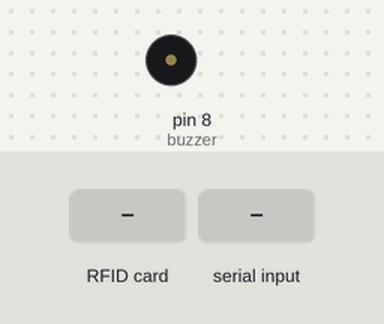
Recording of a sketch running on a simulated Arduino Uno, built with avr-gcc and run on an emulated ATmega328P. Shown: buzzer (waves = sounding, pin HIGH). The inputs (shaded band) are chosen by the test bench. The modem accepts every AT command (registered, SIM ready, sends succeed) and sends nothing else; pins used as bus, display or sensor lines are not drawn; what the sketch prints to the serial monitor is not drawn.

Above: at 1.2 s.
1.3 s: RFID card 5E 7A 19 C4 held to the reader
At 3.51 s:
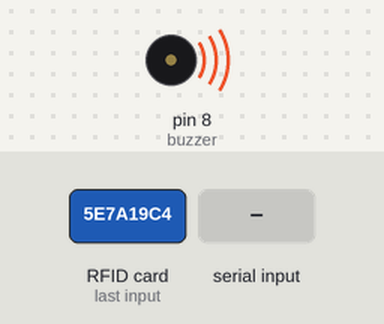
4.3 s: "1" received over the second serial link
Timing chart, 0 to 7.3 s (numbered marks = the images above; inputs shaded):
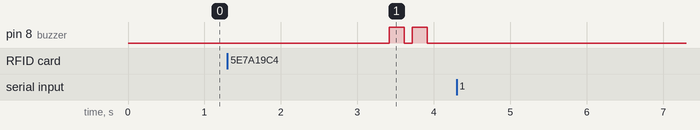

Measured:
- after the input at 1.3 s, pin 8 (buzzer): alternates HIGH for 0.20 s and LOW for 0.10 s, starting after 2.1 s
- after the input at 4.3 s, every drawn part: stays the same

The sketch:

RFID_sim800.ino
```cpp
#include <SoftwareSerial.h>
#include <string.h>
SoftwareSerial GPRS(7, 6); //7 = TX, 6 = RX
char buffer[64]; //port
String Phone;
String DogName;
String Name;
String Dai, Tien;
int count=0;

int val;
int led = 13;
byte buzzer=8;
////
#include <SPI.h>
#include <MFRC522.h>

#define RST_PIN         9           // Configurable, see typical pin layout above
#define SS_PIN          10          // Configurable, see typical pin layout above
MFRC522 mfrc522(SS_PIN, RST_PIN);
void setup() {
  GPRS.begin(9600); // the GPRS baud rate
  Serial.begin(9600); // the Serial port of Arduino baud rate.
  //Guitinnhan();
  /////////////////////////////
    pinMode(led, OUTPUT);
    pinMode(buzzer, OUTPUT);

    SPI.begin();                                                  // Init SPI bus
    mfrc522.PCD_Init();
    digitalWrite(buzzer, LOW);// Init MFRC522 card
  //Serial.println(F("Read personal data on a MIFARE PICC:"));
}

void loop() {
  if (GPRS.available()) {
    // if date is coming from softwareserial port ==> data is coming from GPRS shield
    while(GPRS.available()) {
      // reading data into char array
      buffer[count++]=GPRS.read();
      // writing data into array
      if(count == 64)
        break;
    }
    Serial.write(buffer,count);
    // if no data transmission ends, write buffer to hardware serial port
    clearBufferArray();
    // call clearBufferArray function to clear the stored data from the array
    count = 0; // set counter of while loop to zero
  }
  if (Serial.available())
    // if data is available on hardwareserial port ==> data is coming from PC or notebook
    GPRS.write(Serial.read()); // write it to the GPRS shield

  MFRC522::MIFARE_Key keyA;
  keyA.keyByte[5]=0x27;
  keyA.keyByte[4]=0x01;
  keyA.keyByte[3]=0x96;
  keyA.keyByte[2]=0xFE;
  keyA.keyByte[1]=0xFA;
  keyA.keyByte[0]=0xEE;

  //some variables we need
  byte block;
  const byte len=18;
  MFRC522::StatusCode status;

  if ( ! mfrc522.PICC_IsNewCardPresent()) {
    return;
  }
  // Select one of the cards
  if ( ! mfrc522.PICC_ReadCardSerial()) {
    return;
  }
  char buffer1[18];
  //Read Phone
  block = 12;
  //------------------------------------------- GET FIRST NAME
  status = mfrc522.PCD_Authenticate(MFRC522::PICC_CMD_MF_AUTH_KEY_A, block, &keyA, &(mfrc522.uid)); //line 834 of MFRC522.cpp file
  if (status != MFRC522::STATUS_OK) {
    Serial.print(F("Authentication failed: "));
    Serial.println(mfrc522.GetStatusCodeName(status));
    return;
  }
  status = mfrc522.MIFARE_Read(block, buffer1, &len);
  if (status != MFRC522::STATUS_OK) {
    Serial.print(F("Reading failed: "));
    Serial.println(mfrc522.GetStatusCodeName(status));
    return;
  }
  //Xu ly Phone.
  if (buffer1[10] == ' ') {
    //Serial.println("Dung");
    for (uint8_t i = 1; i < 10; i++)
    {
      //sdt10[i]=buffer1[i];
      Phone = String(Phone +buffer1[i]);
    }
  } else {
    //Serial.println("Sai");
    for (uint8_t i = 1; i < 11; i++)
    {
      Phone = String(Phone +buffer1[i]);
    }
  }
  //Read DogName
  block = 13;
  //------------------------------------------- GET FIRST NAME
  status = mfrc522.PCD_Authenticate(MFRC522::PICC_CMD_MF_AUTH_KEY_A, block, &keyA, &(mfrc522.uid)); //line 834 of MFRC522.cpp file
  if (status != MFRC522::STATUS_OK) {
    Serial.print(F("Authentication failed: "));
    Serial.println(mfrc522.GetStatusCodeName(status));
    return;
  }
  status = mfrc522.MIFARE_Read(block, buffer1, &len);
  if (status != MFRC522::STATUS_OK) {
    Serial.print(F("Reading failed: "));
    Serial.println(mfrc522.GetStatusCodeName(status));
    return;
  }
  ///
  for (byte j=0; j<16; j++) {
    if (buffer1[j]==' ' && buffer1[j+1]==' ') { break;}
    DogName = String(DogName + buffer1[j]);
  }
  block = 14;
  //------------------------------------------- GET FIRST NAME
  status = mfrc522.PCD_Authenticate(MFRC522::PICC_CMD_MF_AUTH_KEY_A, block, &keyA, &(mfrc522.uid)); //line 834 of MFRC522.cpp file
  if (status != MFRC522::STATUS_OK) {
    Serial.print(F("Authentication failed: "));
    Serial.println(mfrc522.GetStatusCodeName(status));
    return;
  }
  status = mfrc522.MIFARE_Read(block, buffer1, &len);
  if (status != MFRC522::STATUS_OK) {
    Serial.print(F("Reading failed: "));
    Serial.println(mfrc522.GetStatusCodeName(status));
    return;
  }
  //Xu ly
  for (byte j=0; j<16; j++) {
    if (buffer1[j]==' ' && buffer1[j+1]==' ') { break;}
    DogName = String(DogName + buffer1[j]);
  }
  //Name
  block = 1;
  //------------------------------------------- GET FIRST NAME
  status = mfrc522.PCD_Authenticate(MFRC522::PICC_CMD_MF_AUTH_KEY_A, block, &keyA, &(mfrc522.uid)); //line 834 of MFRC522.cpp file
  if (status != MFRC522::STATUS_OK) {
    Serial.print(F("Authentication failed: "));
    Serial.println(mfrc522.GetStatusCodeName(status));
    return;
  }
  status = mfrc522.MIFARE_Read(block, buffer1, &len);
  if (status != MFRC522::STATUS_OK) {
    Serial.print(F("Reading failed: "));
    Serial.println(mfrc522.GetStatusCodeName(status));
    return;
  }
  //
  for (byte j=0; j<16; j++) {
    if (buffer1[j]==' ' && buffer1[j+1]==' ') { break;}
    Name = String(Name + buffer1[j]);
  }
  //Name
  block = 2;
  //------------------------------------------- GET FIRST NAME
  status = mfrc522.PCD_Authenticate(MFRC522::PICC_CMD_MF_AUTH_KEY_A, block, &keyA, &(mfrc522.uid)); //line 834 of MFRC522.cpp file
  if (status != MFRC522::STATUS_OK) {
    Serial.print(F("Authentication failed: "));
    Serial.println(mfrc522.GetStatusCodeName(status));
    return;
  }
  status = mfrc522.MIFARE_Read(block, buffer1, &len);
  if (status != MFRC522::STATUS_OK) {
    Serial.print(F("Reading failed: "));
    Serial.println(mfrc522.GetStatusCodeName(status));
    return;
  }
  //
  for (byte j=0; j<16; j++) {
    if (buffer1[j]==' ' && buffer1[j+1]==' ') { break;}
    Name = String(Name + buffer1[j]);
  }
  //
    block = 28;
  //------------------------------------------- GET FIRST NAME
  status = mfrc522.PCD_Authenticate(MFRC522::PICC_CMD_MF_AUTH_KEY_A, block, &keyA, &(mfrc522.uid)); //line 834 of MFRC522.cpp file
  if (status != MFRC522::STATUS_OK) {
    Serial.print(F("Authentication failed: "));
    Serial.println(mfrc522.GetStatusCodeName(status));
    return;
  }
  status = mfrc522.MIFARE_Read(block, buffer1, &len);
  if (status != MFRC522::STATUS_OK) {
    Serial.print(F("Reading failed: "));
    Serial.println(mfrc522.GetStatusCodeName(status));
    return;
  }
  //
  if (buffer1[8]=='1') {
    Dai="da";
    Tien="600.000";
  } else {
    Dai="chua";
    Tien="2.500.000";
  }
  delay(100); //change value if you want to read cards faster
  mfrc522.PICC_HaltA();
  mfrc522.PCD_StopCrypto1();
  Guitinnhan();
}
```

bit_bit.ino
```cpp
void bit_bit() {
  digitalWrite(buzzer, HIGH);
  delay(200);
  digitalWrite(buzzer, LOW);
  delay(100);
  digitalWrite(buzzer, HIGH);
  delay(200);
  digitalWrite(buzzer, LOW);
}
```

guitinnhan.ino
```cpp
void Guitinnhan(){
    GPRS.write("AT+CMGF=1\r"); //sending SMS in text mode
    delay(300);
    //Serial.println("AT+CMGF=1\r");
    //GPRS.write(Phone); // phone number
    //Serial.println(Phone);
    GPRS.print("AT+CMGS=\"+84"+Phone+"\"\r\n");
    delay(300);
    //Serial.println(Phone);
    GPRS.print("Chi cuc Thu Y Tp.HCM xin thong bao den anh/chi "+ Name+": thu cung cua anh/chi ("+DogName+") da bi Cuc thu y bat theo quy dinh phap luat. Tinh trang tiem phong benh dai: "+ Dai +" tiem, muc tien phat theo quy dinh la: "+ Tien+" VND. De nghi anh/chi den dia chi: 252 Ly Chinh Thang, Quan 3, Tp.HCM de nop phat va nhan lai thu cung trong vong 72 gio ke tu khi nhan duoc tin nhan nay.\r"); // message
    delay(300);
    //Serial.println("Hi! My name Arduino!\r");
    delay(300);
    GPRS.write(0x1A);
    //send a Ctrl+Z (end of the message)
    delay(300);
    //Serial.println("SMS sent successfully");
    Phone="";
    DogName="";
    Name="";
    bit_bit();
}
/////////
void clearBufferArray(){
  // function to clear buffer array
  for (int i=0; i<count;i++){
    buffer[i]='\0';
  }
}
```
